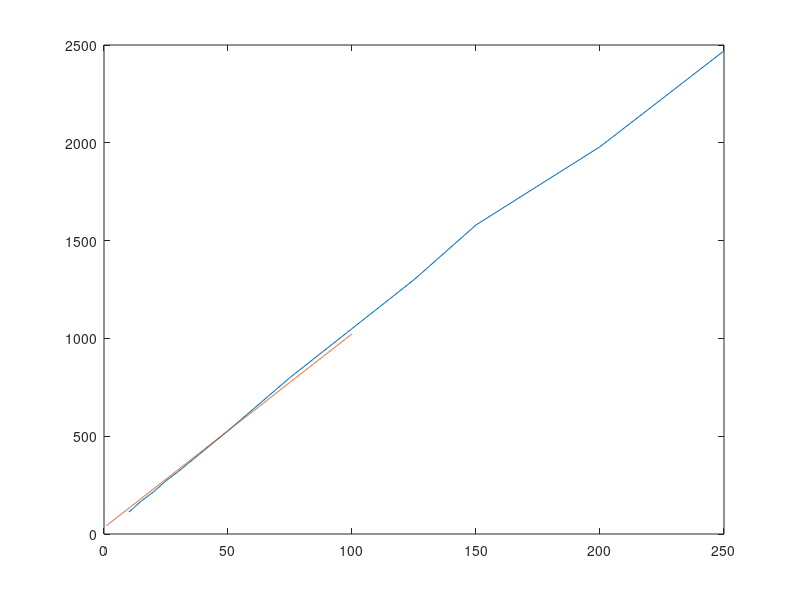

Recreate this plot in MATLAB. (Note: this script raises an error after producing the figure.)
times = [ 112  168  216  272  320  424  528  800 1050 1300 1580 1980 2470];
D     = [  10   15   20   25   30   40   50   75  100  125  150  200  250];

X=[ones(length(D),1),D'];
A=X\times';

plot(D,times); hold on;
x = 1:0.1:100;
approx=[ones(size(x))',x']*A;
plot(x,approx); hold off;
csvwrite('../LaTeX/DUNNO_Pomiar_czasu_algorytmow_regulacji/dane/dmc2x2time.csv',[D' times' approx]);
